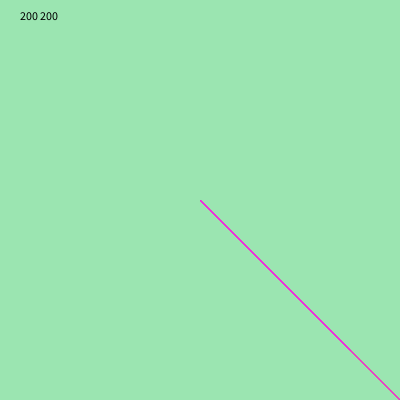
Frame 1 (no input)
Frame 60 (the mouse pressed at the canvas centre just before this capture): identical to frame 1, image omitted
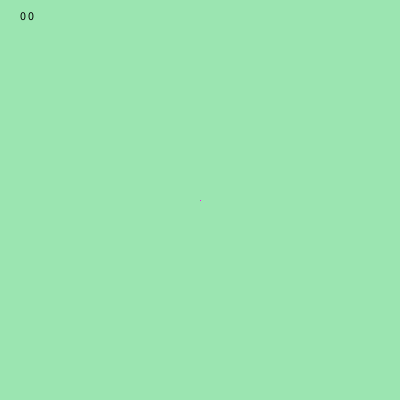
Frame 120 (the mouse held since frame 60 and released just before this capture)

The Processing sketch that drew these frames (run headless with seeded random() and noise(); from frame 60 on, the mouse is pressed at the canvas centre):

// Processing sketch: CharlieFlower01
// ── CharlieFlower01.pde

int apx1 = 0;  // anchor point
int apy1 = 0;   
int cpx1 = 200;  // control point
int cpy1 = 0;
int cpx2 = 0;
int cpy2 = 200;
int apx2 = 0;
int apy2 = 0;

void setup() {
  size(400, 400);
  noFill();
  translate(width/2, height/2);
}
void draw() {
  background(#9BE5B1);
  //  bezier(30, 20, 80, 5, 80, 75, 30, 75);
  int x = width/2 - mouseX;
  int y = height/2 - mouseY;
  fill(0);
  text(x + " " + y, 20, 20);
  translate(width/2, height/2);
  stroke(255, 102, 0);

  stroke(255, 102, 0);
  line(apx1, apy1, x, y);
  stroke(255, 0, 255);
  line(apx2, apy2, y, x);

   bezier(apx1, apy1, x, y, y, x, apx2, apy2);
   
  }
